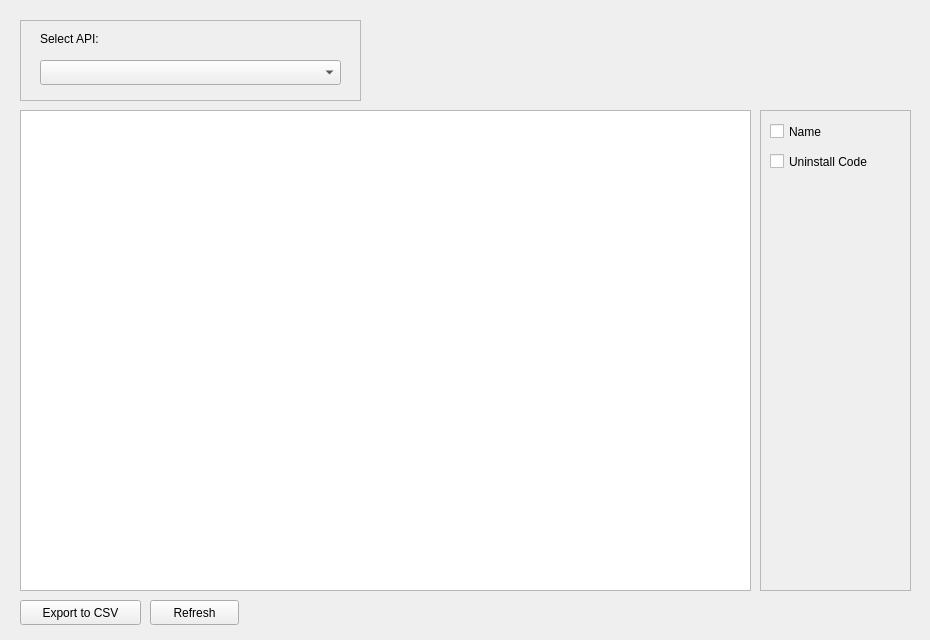
<?xml version="1.0" encoding="UTF-8"?>
<ui version="4.0">
 <class>MainWindow</class>
 <widget class="QMainWindow" name="MainWindow">
  <property name="geometry">
   <rect>
    <x>0</x>
    <y>0</y>
    <width>930</width>
    <height>640</height>
   </rect>
  </property>
  <property name="windowTitle">
   <string>Form</string>
  </property>CLsdfdsf
  <widget class="QTableView" name="DevicesTable">
   <property name="geometry">
    <rect>
     <x>20</x>
     <y>110</y>
     <width>731</width>
     <height>481</height>
    </rect>
   </property>
   <property name="toolTipDuration">
    <number>0</number>
   </property>
  </widget>
  <widget class="QPushButton" name="Refresh">
   <property name="geometry">
    <rect>
     <x>150</x>
     <y>600</y>
     <width>89</width>
     <height>25</height>
    </rect>
   </property>
   <property name="text">
    <string>Refresh</string>
   </property>
  </widget>
  <widget class="QPushButton" name="Export">
   <property name="geometry">
    <rect>
     <x>20</x>
     <y>600</y>
     <width>121</width>
     <height>25</height>
    </rect>
   </property>
   <property name="text">
    <string>Export to CSV</string>
   </property>
  </widget>
  <widget class="QFrame" name="APIFrame">
   <property name="geometry">
    <rect>
     <x>20</x>
     <y>20</y>
     <width>341</width>
     <height>81</height>
    </rect>
   </property>
   <property name="frameShape">
    <enum>QFrame::StyledPanel</enum>
   </property>
   <property name="frameShadow">
    <enum>QFrame::Raised</enum>
   </property>
   <widget class="QComboBox" name="APIComboBox">
    <property name="geometry">
     <rect>
      <x>20</x>
      <y>40</y>
      <width>301</width>
      <height>25</height>
     </rect>
    </property>
    <property name="editable">
     <bool>false</bool>
    </property>
    <property name="currentText">
     <string/>
    </property>
   </widget>
   <widget class="QLabel" name="APITitle">
    <property name="geometry">
     <rect>
      <x>20</x>
      <y>10</y>
      <width>81</width>
      <height>17</height>
     </rect>
    </property>
    <property name="text">
     <string>Select API:</string>
    </property>
   </widget>
  </widget>
  <widget class="QFrame" name="ColumnFrame">
   <property name="geometry">
    <rect>
     <x>760</x>
     <y>110</y>
     <width>151</width>
     <height>481</height>
    </rect>
   </property>
   <property name="frameShape">
    <enum>QFrame::StyledPanel</enum>
   </property>
   <property name="frameShadow">
    <enum>QFrame::Raised</enum>
   </property>
   <widget class="QCheckBox" name="Name">
    <property name="geometry">
     <rect>
      <x>10</x>
      <y>10</y>
      <width>92</width>
      <height>23</height>
     </rect>
    </property>
    <property name="text">
     <string>Name</string>
    </property>
   </widget>
   <widget class="QCheckBox" name="UninstallCode">
    <property name="geometry">
     <rect>
      <x>10</x>
      <y>40</y>
      <width>121</width>
      <height>23</height>
     </rect>
    </property>
    <property name="text">
     <string>Uninstall Code</string>
    </property>
   </widget>
  </widget>
 </widget>
 <resources/>
 <connections/>
</ui>
